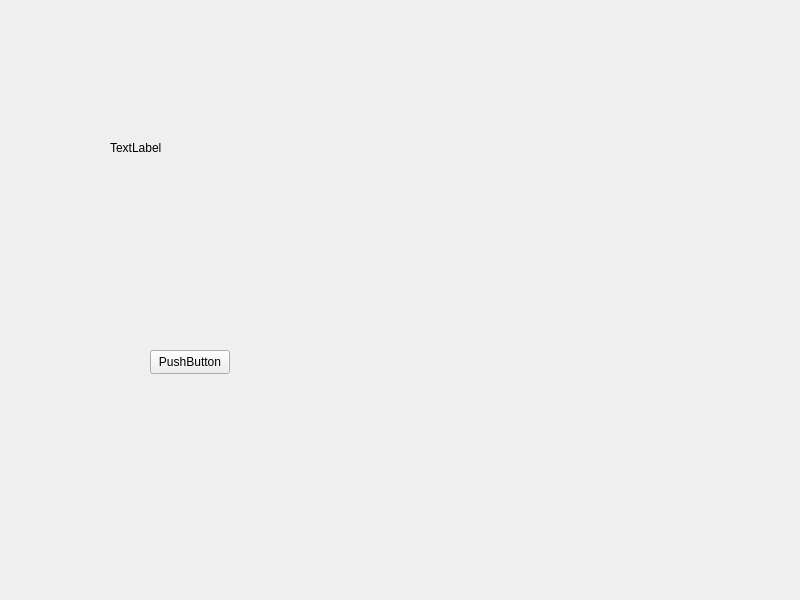
<?xml version="1.0" encoding="UTF-8"?>
<ui version="4.0">
 <class>Widget</class>
 <widget class="QWidget" name="Widget">
  <property name="geometry">
   <rect>
    <x>0</x>
    <y>0</y>
    <width>800</width>
    <height>600</height>
   </rect>
  </property>
  <property name="windowTitle">
   <string>典型事件的处理函数</string>
  </property>
  <widget class="QPushButton" name="pushButton">
   <property name="geometry">
    <rect>
     <x>150</x>
     <y>350</y>
     <width>80</width>
     <height>24</height>
    </rect>
   </property>
   <property name="text">
    <string>PushButton</string>
   </property>
  </widget>
  <widget class="QLabel" name="label">
   <property name="geometry">
    <rect>
     <x>110</x>
     <y>140</y>
     <width>54</width>
     <height>16</height>
    </rect>
   </property>
   <property name="text">
    <string>TextLabel</string>
   </property>
  </widget>
 </widget>
 <resources/>
 <connections/>
</ui>
